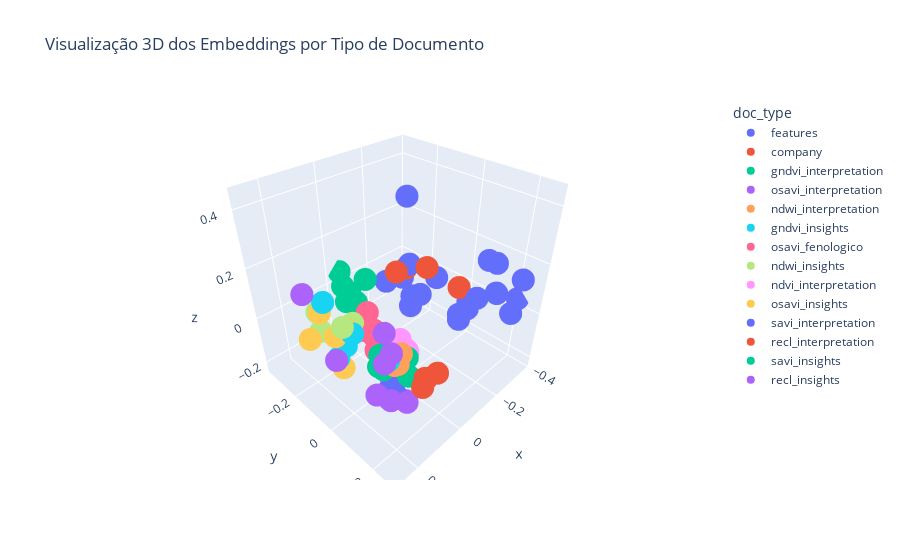

The notebook cell saved with this chart:
### Code cell
# Reduz para 3D
pca = PCA(n_components=3)
emb_3d = pca.fit_transform(emb_vectors)

# Cria DataFrame
df = pd.DataFrame({
    "x": emb_3d[:, 0],
    "y": emb_3d[:, 1],
    "z": emb_3d[:, 2],
    "text": texts,
    "doc_type": doc_types
})

# Gráfico 3D com Plotly
fig = px.scatter_3d(
    df, x="x", y="y", z="z",
    color="doc_type",
    hover_data=["text"],
    title="Visualização 3D dos Embeddings por Tipo de Documento"
)

fig.show()
